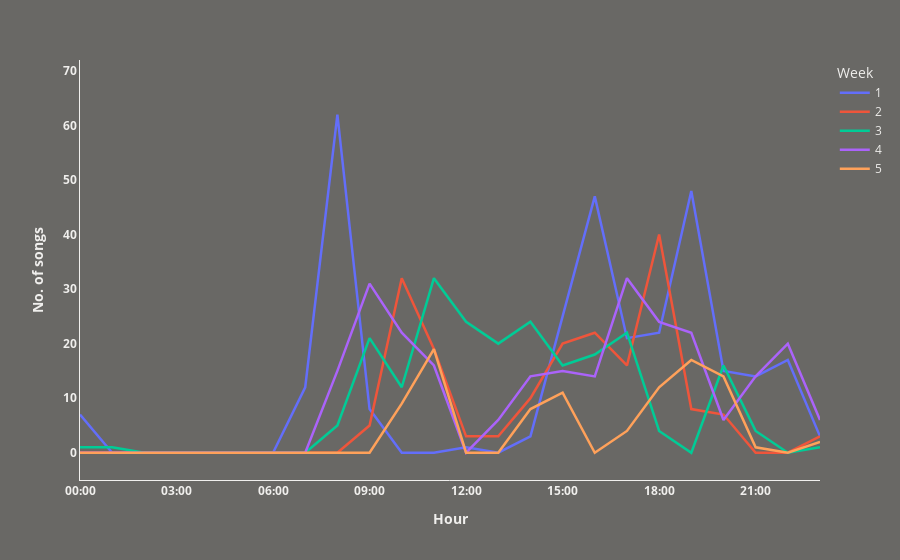

Notebook source saved alongside this figure:
### Code cell
LGREY = "#f0efed"
LIMEGREEN = "#32cd32"
DGREY = "#696865"
max_val = counts_full['No. of Songs'].max()

# Build the line plot
fig = px.line(
    data_frame = counts_full,
    x="Hour", 
    y="No. of Songs",
    color="Week",
    labels={"x": "Hour", "y": "No. of songs"},
)

# # Style the trace
fig.update_traces(line=dict(width=2.5))

# Format the layout to match your matplotlib look
fig.update_layout(
    paper_bgcolor=DGREY,   # figure background
    plot_bgcolor=DGREY,    # axes background
    font=dict(color=LGREY),    # text color
    xaxis=dict(
        showline=True, 
        showgrid=False,
        zeroline=False,
        linecolor=LGREY,
        tickvals=np.arange(0, 24, 3),
        ticktext=[f"{h:02d}:00" for h in np.arange(0, 24, 3)],
        tickfont=dict(color=LGREY,weight='bold'),
        title=dict(text="Hour", font=dict(color=LGREY,weight='bold'))
    ),
    yaxis=dict(
        showline=True, 
        showgrid=False,
        zeroline=False,
        linecolor=LGREY,
        tickfont=dict(color=LGREY,weight='bold'),
        title=dict(text="No. of songs", font=dict(color=LGREY,weight='bold')),
        range = [-5,max_val+10]
    )
)

### Figure 1 — Plotly figure (JSON) as saved in the notebook; plotly's stock layout.template omitted (floating-point values rounded to 4 significant figures)
{"data": [{"hovertemplate": "Week=1<br>Hour=%{x}<br>No. of Songs=%{y}<extra></extra>", "legendgroup": "1", "line": {"color": "#636efa", "dash": "solid", "width": 2.5}, "marker": {"symbol": "circle"}, "mode": "lines", "name": "1", "orientation": "v", "showlegend": true, "type": "scatter", "x": ["00:00", "01:00", "02:00", "03:00", "04:00", "05:00", "06:00", "07:00", "08:00", "09:00", "10:00", "11:00", "12:00", "13:00", "14:00", "15:00", "16:00", "17:00", "18:00", "19:00", "20:00", "21:00", "22:00", "23:00"], "xaxis": "x", "y": [7, 0, 0, 0, 0, 0, 0, 12, 62, 8, 0, 0, 1, 0, 3, 25, 47, 21, 22, 48, 15, 14, 17, 3], "yaxis": "y"}, {"hovertemplate": "Week=2<br>Hour=%{x}<br>No. of Songs=%{y}<extra></extra>", "legendgroup": "2", "line": {"color": "#EF553B", "dash": "solid", "width": 2.5}, "marker": {"symbol": "circle"}, "mode": "lines", "name": "2", "orientation": "v", "showlegend": true, "type": "scatter", "x": ["00:00", "01:00", "02:00", "03:00", "04:00", "05:00", "06:00", "07:00", "08:00", "09:00", "10:00", "11:00", "12:00", "13:00", "14:00", "15:00", "16:00", "17:00", "18:00", "19:00", "20:00", "21:00", "22:00", "23:00"], "xaxis": "x", "y": [0, 0, 0, 0, 0, 0, 0, 0, 0, 5, 32, 19, 3, 3, 10, 20, 22, 16, 40, 8, 7, 0, 0, 3], "yaxis": "y"}, {"hovertemplate": "Week=3<br>Hour=%{x}<br>No. of Songs=%{y}<extra></extra>", "legendgroup": "3", "line": {"color": "#00cc96", "dash": "solid", "width": 2.5}, "marker": {"symbol": "circle"}, "mode": "lines", "name": "3", "orientation": "v", "showlegend": true, "type": "scatter", "x": ["00:00", "01:00", "02:00", "03:00", "04:00", "05:00", "06:00", "07:00", "08:00", "09:00", "10:00", "11:00", "12:00", "13:00", "14:00", "15:00", "16:00", "17:00", "18:00", "19:00", "20:00", "21:00", "22:00", "23:00"], "xaxis": "x", "y": [1, 1, 0, 0, 0, 0, 0, 0, 5, 21, 12, 32, 24, 20, 24, 16, 18, 22, 4, 0, 16, 4, 0, 1], "yaxis": "y"}, {"hovertemplate": "Week=4<br>Hour=%{x}<br>No. of Songs=%{y}<extra></extra>", "legendgroup": "4", "line": {"color": "#ab63fa", "dash": "solid", "width": 2.5}, "marker": {"symbol": "circle"}, "mode": "lines", "name": "4", "orientation": "v", "showlegend": true, "type": "scatter", "x": ["00:00", "01:00", "02:00", "03:00", "04:00", "05:00", "06:00", "07:00", "08:00", "09:00", "10:00", "11:00", "12:00", "13:00", "14:00", "15:00", "16:00", "17:00", "18:00", "19:00", "20:00", "21:00", "22:00", "23:00"], "xaxis": "x", "y": [0, 0, 0, 0, 0, 0, 0, 0, 15, 31, 22, 16, 0, 6, 14, 15, 14, 32, 24, 22, 6, 14, 20, 6], "yaxis": "y"}, {"hovertemplate": "Week=5<br>Hour=%{x}<br>No. of Songs=%{y}<extra></extra>", "legendgroup": "5", "line": {"color": "#FFA15A", "dash": "solid", "width": 2.5}, "marker": {"symbol": "circle"}, "mode": "lines", "name": "5", "orientation": "v", "showlegend": true, "type": "scatter", "x": ["00:00", "01:00", "02:00", "03:00", "04:00", "05:00", "06:00", "07:00", "08:00", "09:00", "10:00", "11:00", "12:00", "13:00", "14:00", "15:00", "16:00", "17:00", "18:00", "19:00", "20:00", "21:00", "22:00", "23:00"], "xaxis": "x", "y": [0, 0, 0, 0, 0, 0, 0, 0, 0, 0, 9, 19, 0, 0, 8, 11, 0, 4, 12, 17, 14, 1, 0, 2], "yaxis": "y"}], "layout": {"font": {"color": "#f0efed"}, "legend": {"title": {"text": "Week"}, "tracegroupgap": 0}, "margin": {"t": 60}, "paper_bgcolor": "#696865", "plot_bgcolor": "#696865", "xaxis": {"anchor": "y", "domain": [0, 1], "linecolor": "#f0efed", "showgrid": false, "showline": true, "tickfont": {"color": "#f0efed", "weight": "bold"}, "ticktext": ["00:00", "03:00", "06:00", "09:00", "12:00", "15:00", "18:00", "21:00"], "tickvals": [0, 3, 6, 9, 12, 15, 18, 21], "title": {"font": {"color": "#f0efed", "weight": "bold"}, "text": "Hour"}, "zeroline": false}, "yaxis": {"anchor": "x", "domain": [0, 1], "linecolor": "#f0efed", "range": [-5, 72], "showgrid": false, "showline": true, "tickfont": {"color": "#f0efed", "weight": "bold"}, "title": {"font": {"color": "#f0efed", "weight": "bold"}, "text": "No. of songs"}, "zeroline": false}}}
